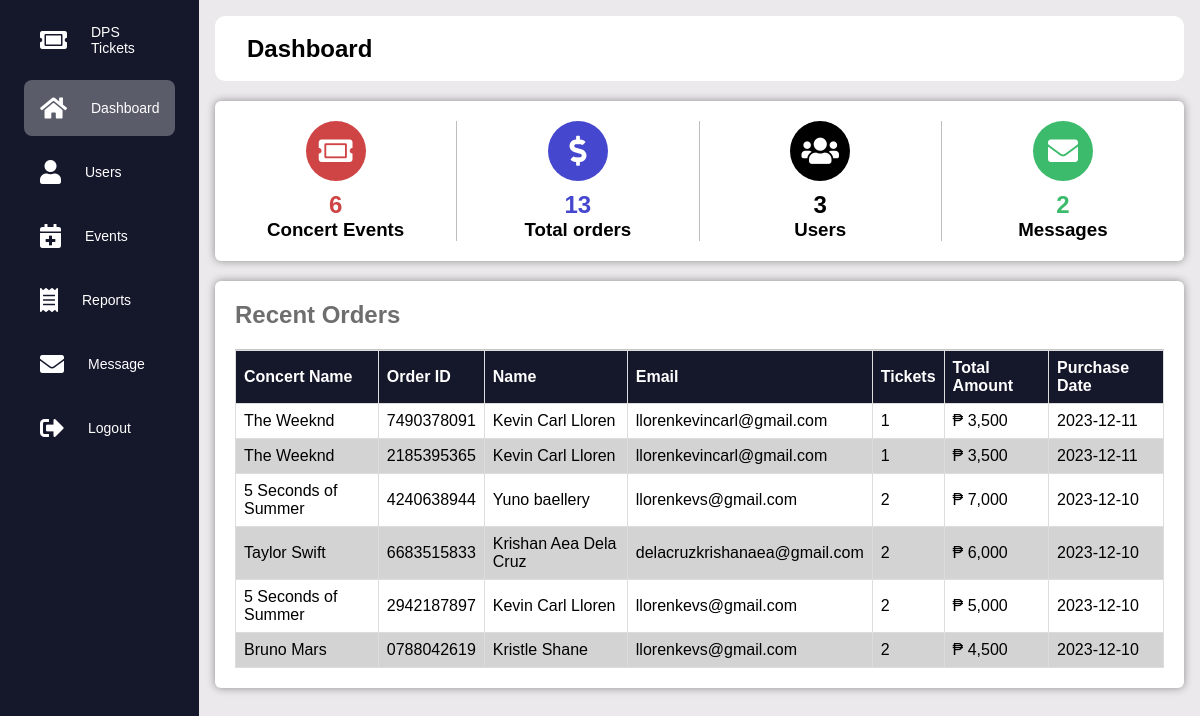
The app's page /admin.php, older data.
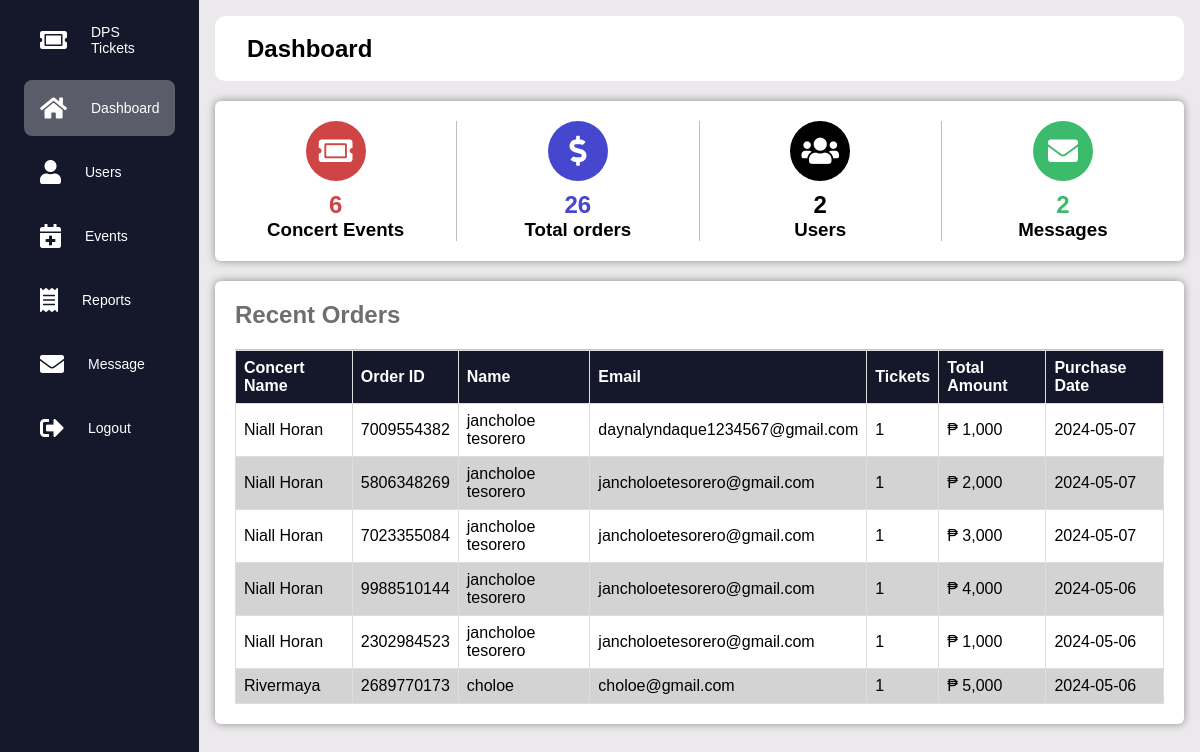
The same page, newer data.
### tables this page shows
CREATE TABLE `concert_details` (
  `concert_ID` int(30) NOT NULL,
  `concert_name` varchar(50) NOT NULL,
  `schedule` date NOT NULL,
  `time` time NOT NULL,
  `description` text NOT NULL,
  `poster` varchar(50) NOT NULL
);

CREATE TABLE `customer` (
  `customer_ID` int(30) NOT NULL,
  `concert_ID` int(30) NOT NULL,
  `payment_date` date NOT NULL DEFAULT current_timestamp(),
  `customer_name` varchar(50) NOT NULL,
  `email` varchar(50) NOT NULL,
  `transaction_code` varchar(50) NOT NULL
);

CREATE TABLE `transaction` (
  `Transaction_ID` int(30) NOT NULL,
  `concert_ID` int(30) NOT NULL,
  `date_purchased` date NOT NULL DEFAULT current_timestamp(),
  `total_tickets` int(30) NOT NULL,
  `total_amount` int(30) NOT NULL,
  `vipT` int(30) NOT NULL,
  `lower_boxT` int(30) NOT NULL,
  `upper_boxT` int(30) NOT NULL,
  `gen_addT` int(30) NOT NULL
);

### admin.php (the view, shortened to what the changed rows need)
<?php
include 'connection.php';
$selectConcertCount = "SELECT COUNT(*) AS concert_count FROM concert_details";
$resultConcertCount = mysqli_query($conn, $selectConcertCount);
$concertCount = mysqli_fetch_assoc($resultConcertCount)['concert_count'];
$selectOrderCount = "SELECT COUNT(*) AS order_count FROM transaction";
$resultOrderCount = mysqli_query($conn, $selectOrderCount);
$orderCount = mysqli_fetch_assoc($resultOrderCount)['order_count'];
$selectUserCount = "SELECT COUNT(*) AS user_count FROM user";
$resultUserCount = mysqli_query($conn, $selectUserCount);
$userCount = mysqli_fetch_assoc($resultUserCount)['user_count'];
$selectUserCount = "SELECT COUNT(*) AS message_count FROM message";
$resultUserCount = mysqli_query($conn, $selectUserCount);
$messageCount = mysqli_fetch_assoc($resultUserCount)['message_count'];
$select = "SELECT
    concert_details.*,
    transaction.*,
    customer.*
FROM
    concert_details
JOIN
    transaction ON concert_details.concert_ID = transaction.concert_ID
JOIN
    customer ON transaction.transaction_ID = customer.customer_ID
ORDER BY
    transaction_ID DESC
LIMIT 6";
$result = mysqli_query($conn, $select);
?>
<!DOCTYPE html>
<html>
<head>
    <link rel="stylesheet" href="assets/admin/css/admin.css">
    <link rel="stylesheet" href="assets/fontawesome-free-5.15.4-web/css/all.min.css">
</head>
<body>
<div class="main-content">
    <div class="header-wrapper">
        <div class="header-title">
            <h2>Dashboard</h2>
        </div>
</div>
        <div class="admin-section-panel admin-section-stats">
            <div class="admin-section-stats-panel">
                <h2 style="color: #cf4545"><?php echo $concertCount; ?></h2>
            </div>
            <div class="admin-section-stats-panel">
                <i class="fas fa-dollar-sign" style="background-color: #4547cf"></i>
                <h2 style="color: #4547cf"><?php echo $orderCount; ?></h2>
                <h3>Total orders</h3>
            </div>
            <div class="admin-section-stats-panel">
                <i class="fas fa-users" style="background-color: #000000"></i>
                <h2 style="color: black"><?php echo $userCount; ?></h2>
                <h3>Users</h3>
            </div>
            <div class="admin-section-stats-panel" style="border: none">
                <h2 style="color: #3cbb6c"><?php echo $messageCount; ?></h2>
            </div>
        </div>
        <div class="admin-section-panel admin-section-panel1">
            <div class="admin-panel-section-header">
                <h2>Recent Orders</h2>
            </div>
            <div class="admin-panel-section-content">
                <table class="table table-bordered" id="dataTable" width="100%" cellspacing="0">
                <thead>
                    <tr>
                        <th>Concert Name</th>
                        <th>Order ID</th>
                        <th>Name</th>
                        <th>Email</th>
                        <th>Tickets</th>
                        <th>Total Amount</th>
                        <th>Purchase Date</th>
                    </tr>
                </thead>
                    <tbody>
                    <?php while ($row = mysqli_fetch_assoc($result)) { ?>
                            <tr align="center">
                                <td><?php echo $row['concert_name']; ?></td>
                                <td><?php echo $row['transaction_code']; ?></td>
                                <td><?php echo $row['customer_name']; ?></td>
                                <td><?php echo $row['email']; ?></td>
                                <td><?php echo $row['total_tickets']; ?></td>
                                <td>₱ <?php echo number_format( $row['total_amount']); ?></td>
                                <td><?php echo $row['payment_date']; ?></td>
                            </tr>
                    <?php }
                    ?>
                    </tbody>
                </table>
            </div>
        </div>
</div>
</body>
</html>

Row changes from the older to the newer data that the page shows:
no longer on this page (row unchanged): concert_details: concert_name "The Weeknd", customer.transaction_code "7490378091", customer.customer_name "Kevin Carl Lloren", customer.email "llorenkevincarl@gmail.com", transaction.total_tickets "1", transaction.total_amount "3,500", customer.payment_date "2023-12-11", customer.transaction_code "2185395365"
no longer on this page (row edited): concert_details: concert_name "5 Seconds of Summer", customer.transaction_code "4240638944", customer.customer_name "Yuno baellery", customer.email "llorenkevs@gmail.com", transaction.total_tickets "2", transaction.total_amount "7,000", customer.payment_date "2023-12-10", customer.transaction_code "2942187897", customer.customer_name "Kevin Carl Lloren", transaction.total_amount "5,000"
no longer on this page (row unchanged): concert_details: concert_name "Taylor Swift", customer.transaction_code "6683515833", customer.customer_name "Krishan Aea Dela Cruz", customer.email "delacruzkrishanaea@gmail.com", transaction.total_tickets "2", transaction.total_amount "6,000", customer.payment_date "2023-12-10"
no longer on this page (row edited): concert_details: concert_name "Bruno Mars", customer.transaction_code "0788042619", customer.customer_name "Kristle Shane", customer.email "llorenkevs@gmail.com", transaction.total_tickets "2", transaction.total_amount "4,500", customer.payment_date "2023-12-10"
now on this page (row unchanged): concert_details: concert_name "Niall Horan", customer.transaction_code "7009554382", customer.customer_name "jancholoe tesorero", customer.email "daynalyndaque1234567@gmail.com", transaction.total_tickets "1", transaction.total_amount "1,000", customer.payment_date "2024-05-07", customer.transaction_code "5806348269", customer.email "jancholoetesorero@gmail.com", transaction.total_amount "2,000", customer.transaction_code "7023355084", transaction.total_amount "3,000", customer.transaction_code "9988510144", transaction.total_amount "4,000", customer.payment_date "2024-05-06", customer.transaction_code "2302984523"
now on this page (row unchanged): concert_details: concert_name "Rivermaya", customer.transaction_code "2689770173", customer.customer_name "choloe", customer.email "choloe@gmail.com", transaction.total_tickets "1", transaction.total_amount "5,000", customer.payment_date "2024-05-06"
Text that changed along with them:
$orderCount: "13" → "26"
$userCount: "3" → "2"
